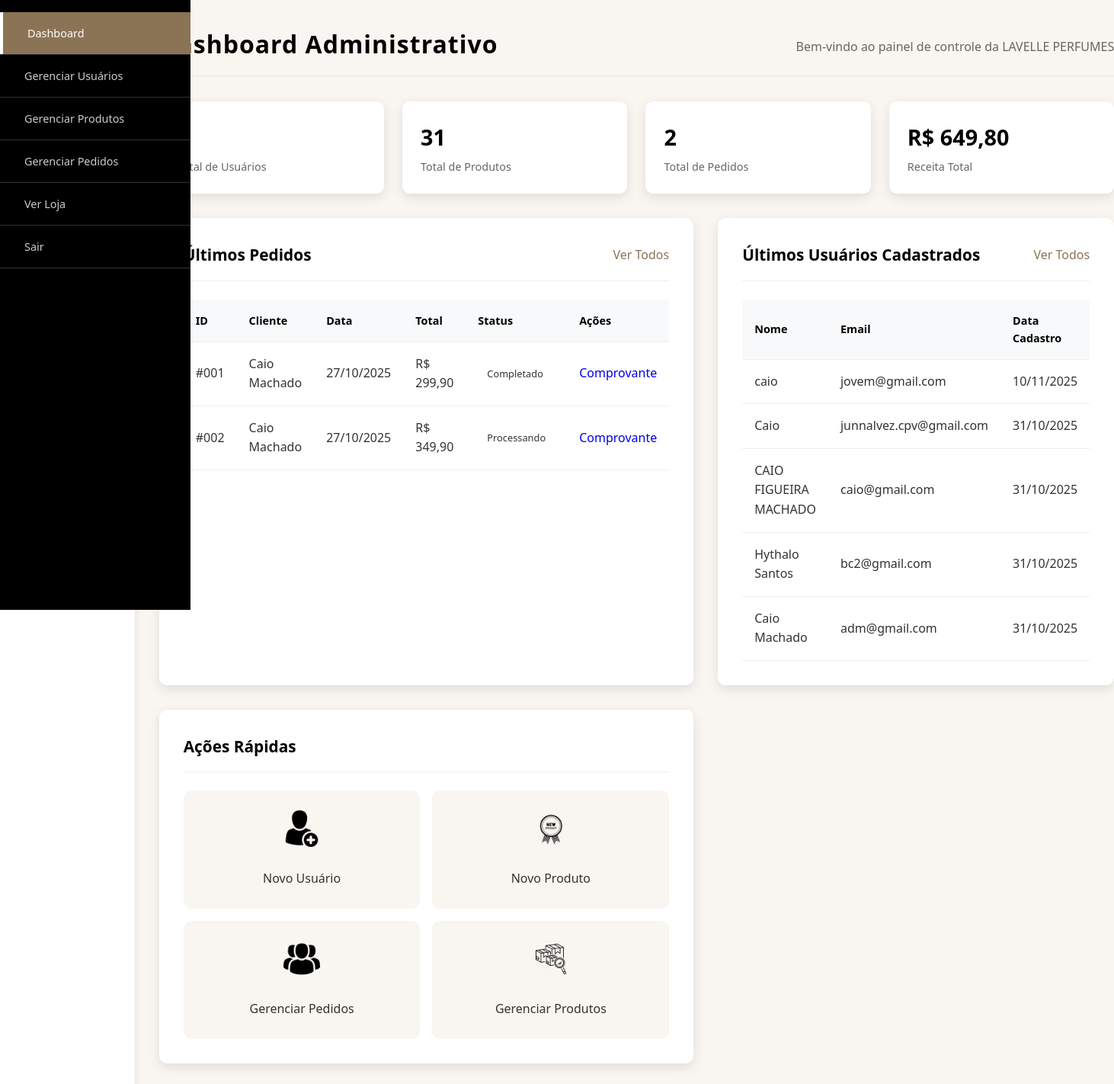
Before: /admin/dashboard.php (signed in) with the older database file.
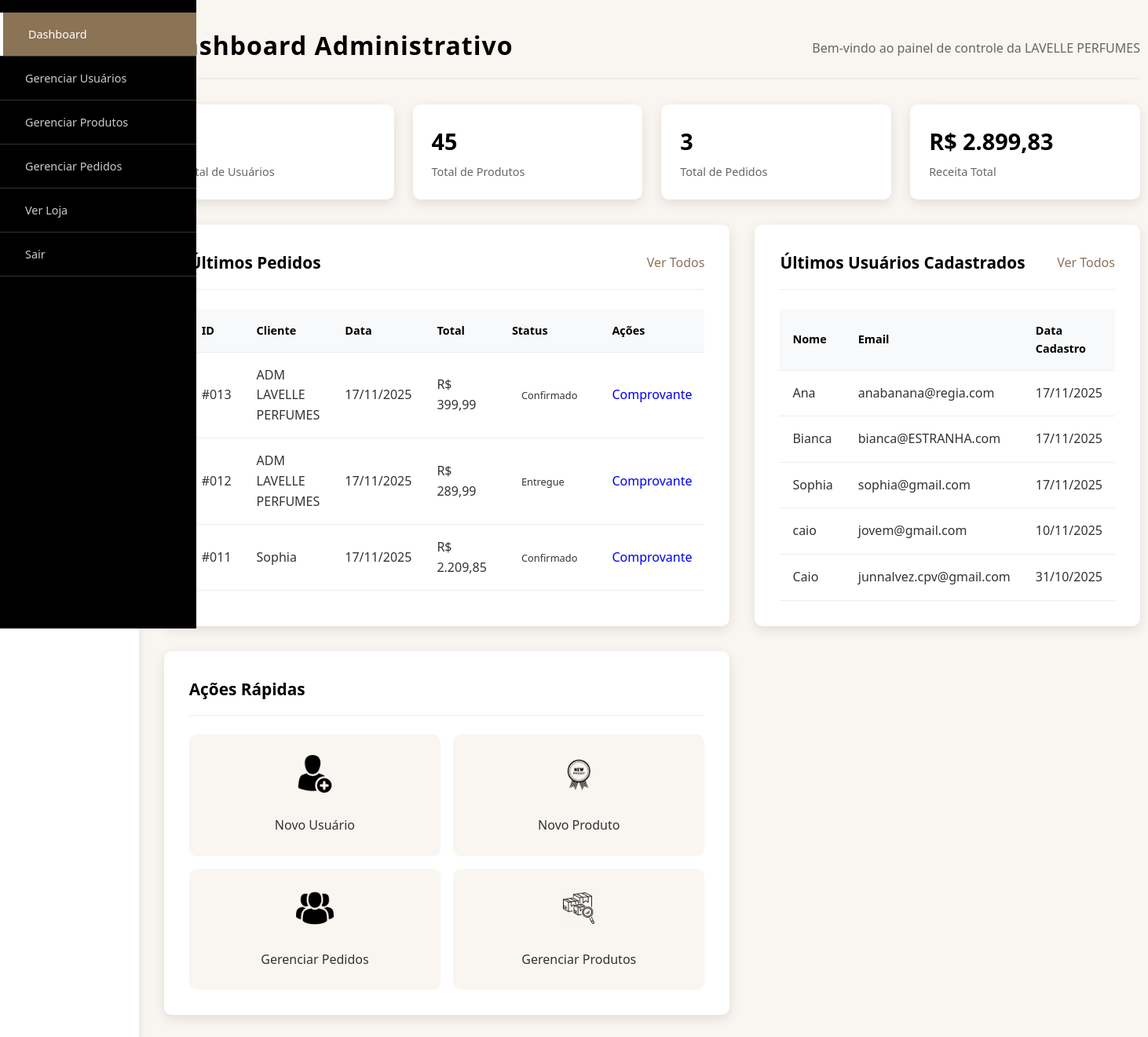
After: the same page with the newer database file.
### tables this page shows
CREATE TABLE `pedidos` (
  `id` int(11) NOT NULL,
  `usuario_id` int(11) NOT NULL,
  `data_pedido` datetime DEFAULT current_timestamp(),
  `total` decimal(10,2) NOT NULL,
  `status` varchar(50) DEFAULT NULL,
  `metodo_pagamento` varchar(50) DEFAULT NULL,
  `endereco_entrega` text DEFAULT NULL,
  `created_at` timestamp NOT NULL DEFAULT current_timestamp()
);

CREATE TABLE `usuarios` (
  `id` int(11) NOT NULL,
  `nome` varchar(100) NOT NULL,
  `email` varchar(150) NOT NULL,
  `senha` varchar(255) NOT NULL,
  `data_cadastro` timestamp NOT NULL DEFAULT current_timestamp(),
  `telefone` varchar(20) DEFAULT NULL,
  `endereco` text DEFAULT NULL,
  `cidade` varchar(100) DEFAULT NULL,
  `estado` varchar(50) DEFAULT NULL,
  `cep` varchar(10) DEFAULT NULL,
  `foto_perfil` varchar(255) DEFAULT NULL,
  `created_at` timestamp NOT NULL DEFAULT current_timestamp()
);

### admin/dashboard.php (the view, shortened to what the changed rows need)
<?php
$database = new Database();
$db = $database->getConnection();
$total_usuarios = 0;
$total_produtos = 0;
$total_pedidos = 0;
$receita_total = 0;
$ultimos_usuarios = [];
$ultimos_pedidos = [];
try {
    $query_usuarios = "SELECT COUNT(*) as total FROM usuarios";
    $stmt_usuarios = $db->prepare($query_usuarios);
    $stmt_usuarios->execute();
    $total_usuarios = $stmt_usuarios->fetch(PDO::FETCH_ASSOC)['total'];
} catch(PDOException $e) {
    $total_usuarios = 0;
}
try {
    $query_produtos = "SELECT COUNT(*) as total FROM produtos";
    $stmt_produtos = $db->prepare($query_produtos);
    $stmt_produtos->execute();
    $total_produtos = $stmt_produtos->fetch(PDO::FETCH_ASSOC)['total'];
} catch(PDOException $e) {
    $total_produtos = 0;
}
try {
    $query_pedidos = "SELECT COUNT(*) as total, COALESCE(SUM(total), 0) as receita FROM pedidos";
    $stmt_pedidos = $db->prepare($query_pedidos);
    $stmt_pedidos->execute();
    $result_pedidos = $stmt_pedidos->fetch(PDO::FETCH_ASSOC);
    $total_pedidos = $result_pedidos['total'];
    $receita_total = $result_pedidos['receita'];
} catch(PDOException $e) {
    $total_pedidos = 0;
    $receita_total = 0;
}
try {
    $query_ultimos_usuarios = "SELECT nome, email, created_at FROM usuarios ORDER BY created_at DESC LIMIT 5";
    $stmt_ultimos_usuarios = $db->prepare($query_ultimos_usuarios);
    $stmt_ultimos_usuarios->execute();
    $ultimos_usuarios = $stmt_ultimos_usuarios->fetchAll(PDO::FETCH_ASSOC);
} catch(PDOException $e) {
    $ultimos_usuarios = [];
}
try {
    $query_ultimos_pedidos = "
        SELECT p.id, p.data_pedido, p.total, p.status, u.nome as cliente_nome
        FROM pedidos p
        LEFT JOIN usuarios u ON p.usuario_id = u.id
        ORDER BY p.data_pedido DESC LIMIT 5
    ";
    $stmt_ultimos_pedidos = $db->prepare($query_ultimos_pedidos);
    $stmt_ultimos_pedidos->execute();
    $ultimos_pedidos = $stmt_ultimos_pedidos->fetchAll(PDO::FETCH_ASSOC);
} catch(PDOException $e) {
    $ultimos_pedidos = [];
}
include 'includes/header.php';
include 'includes/sidebar.php';
?>
<div class="main-content">
    <div class="page-header">
        <h1>Dashboard Administrativo</h1>
    </div>
    <div class="stats-grid">
        <div class="stat-card">
            <div class="stat-info">
                <div class="stat-number"><?php echo $total_produtos; ?></div>
                <div class="stat-label">Total de Produtos</div>
            </div>
        </div>
        <div class="stat-card">
            <div class="stat-info">
                <div class="stat-number"><?php echo $total_pedidos; ?></div>
                <div class="stat-label">Total de Pedidos</div>
            </div>
        </div>
        <div class="stat-card">
            <div class="stat-info">
                <div class="stat-number">R$ <?php echo number_format($receita_total, 2, ',', '.'); ?></div>
                <div class="stat-label">Receita Total</div>
            </div>
        </div>
    </div>
    <div class="content-grid">
        <div class="content-card">
            <div class="card-header">
                <h2>Últimos Pedidos</h2>
            </div>
            <div class="table-responsive">
                <?php if(!empty($ultimos_pedidos)): ?>
                    <table class="data-table">
                        <thead>
                            <tr>
                                <th>ID</th>
                                <th>Cliente</th>
                                <th>Data</th>
                                <th>Total</th>
                                <th>Status</th>
                                <th>Ações</th>
                            </tr>
                        </thead>
                        <tbody>
                            <?php foreach($ultimos_pedidos as $pedido): ?>
                            <tr>
                                <td>#<?php echo str_pad($pedido['id'], 3, '0', STR_PAD_LEFT); ?></td>
                                <td><?php echo htmlspecialchars($pedido['cliente_nome']); ?></td>
                                <td><?php echo date('d/m/Y', strtotime($pedido['data_pedido'])); ?></td>
                                <td>R$ <?php echo number_format($pedido['total'], 2, ',', '.'); ?></td>
                                <td>
                                    <span class="status-badge status-<?php echo $pedido['status']; ?>">
                                        <?php echo ucfirst($pedido['status']); ?>
                                    </span>
                                </td>
                                <td>
                                    <a href="?gerar_comprovante=<?php echo $pedido['id']; ?>" class="btn-small btn-success">Comprovante</a>
                                </td>
                            </tr>
                            <?php endforeach; ?>
                        </tbody>
                    </table>
                <?php else: ?>
                    <p style="text-align: center; color: #666; padding: 2rem;">
                        Nenhum pedido encontrado.
                    </p>
                <?php endif; ?>
            </div>
        </div>
        <div class="content-card">
            <div class="card-header">
                <h2>Últimos Usuários Cadastrados</h2>
            </div>
            <div class="table-responsive">
                <?php if(!empty($ultimos_usuarios)): ?>
                    <table class="data-table">
                        <thead>
                            <tr>
                                <th>Nome</th>
                                <th>Email</th>
                                <th>Data Cadastro</th>
                            </tr>
                        </thead>
                        <tbody>
                            <?php foreach($ultimos_usuarios as $usuario): ?>
                            <tr>
                                <td><?php echo htmlspecialchars($usuario['nome']); ?></td>
                                <td><?php echo htmlspecialchars($usuario['email']); ?></td>
                                <td>
                                    <?php
                                    if(isset($usuario['created_at'])) {
                                        echo date('d/m/Y', strtotime($usuario['created_at']));
                                    } else {
                                        echo 'N/A';
                                    }
                                    ?>
                                </td>
                            </tr>
                            <?php endforeach; ?>
                        </tbody>
                    </table>
                <?php else: ?>
                    <p style="text-align: center; color: #666; padding: 2rem;">
                        <?php echo $total_usuarios === 0 ? 'Nenhum usuário cadastrado.' : 'Erro ao carregar usuários.'; ?>
                    </p>
                <?php endif; ?>
            </div>
        </div>
        <div class="content-card">
            <div class="card-header">
                <h2>Ações Rápidas</h2>
            </div>
        </div>
    </div>
</div>
<?php include 'includes/footer.php'; ?>

Changed rows visible on the page:
removed pedidos: id "001", usuario.nome "Caio Machado", data_pedido "27/10/2025", total "299,90", status "Completado"
removed pedidos: id "002", usuario.nome "Caio Machado", data_pedido "27/10/2025", total "349,90", status "Processando"
no longer on this page (row unchanged): usuarios: nome "CAIO FIGUEIRA MACHADO", email "caio@gmail.com", created_at "31/10/2025"
removed usuarios: nome "Hythalo Santos", email "bc2@gmail.com", created_at "31/10/2025"
no longer on this page (row unchanged): usuarios: nome "Caio Machado", email "adm@gmail.com", created_at "31/10/2025"
added pedidos: id "013", usuario.nome "ADM LAVELLE PERFUMES", data_pedido "17/11/2025", total "399,99", status "Confirmado"
added pedidos: id "012", usuario.nome "ADM LAVELLE PERFUMES", data_pedido "17/11/2025", total "289,99", status "Entregue"
added pedidos: id "011", usuario.nome "Sophia", data_pedido "17/11/2025", total "2.209,85", status "Confirmado"
added usuarios: nome "Ana", email "anabanana@regia.com", created_at "17/11/2025"
added usuarios: nome "Bianca", email "bianca@ESTRANHA.com", created_at "17/11/2025"
added usuarios: nome "Sophia", email "sophia@gmail.com", created_at "17/11/2025"
Other visible differences:
$total_produtos: "31" → "45"
$total_pedidos: "2" → "3"
$receita_total: "649,80" → "2.899,83"
